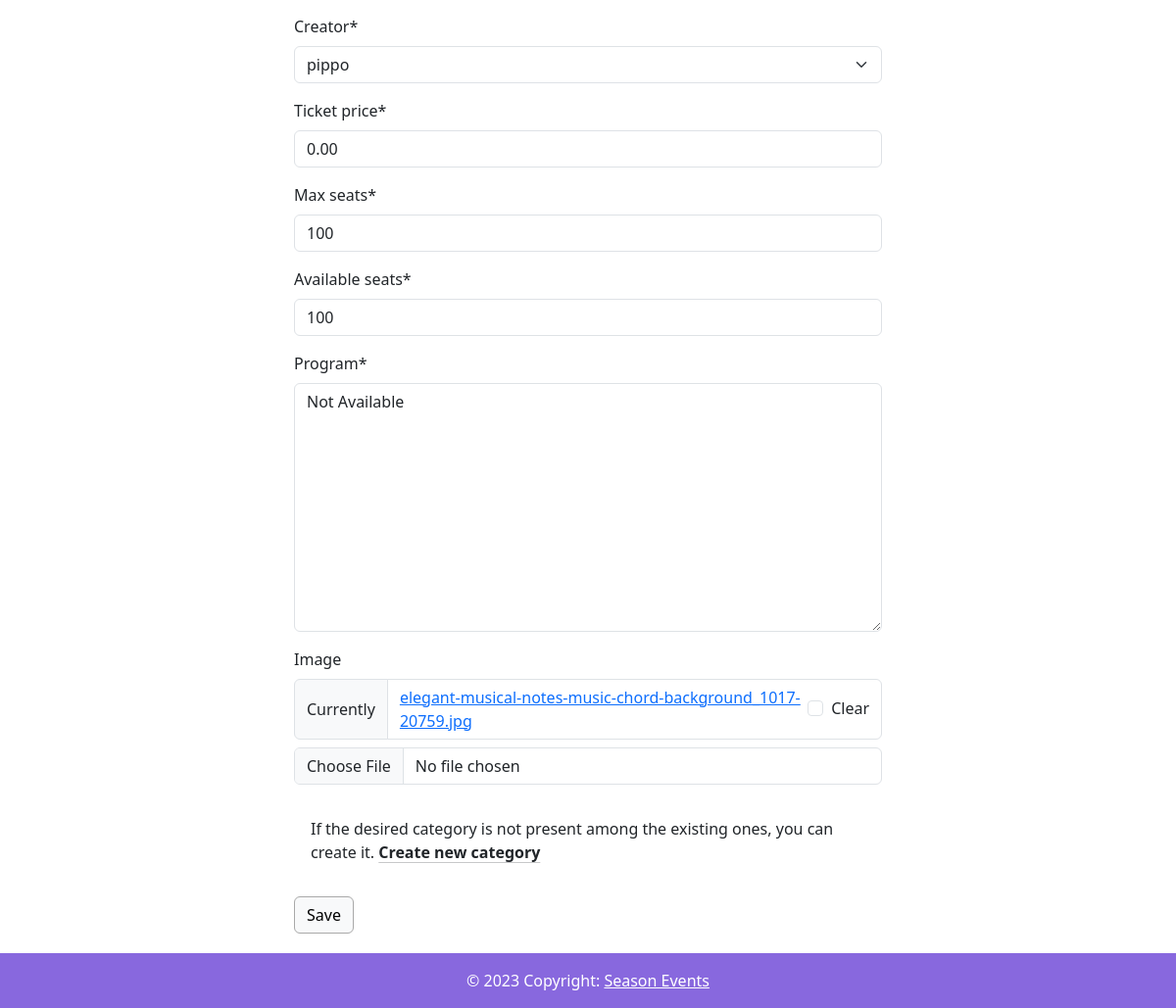
The app's page /modifyEvent/Festa della Musica (signed in, lower part), older data.
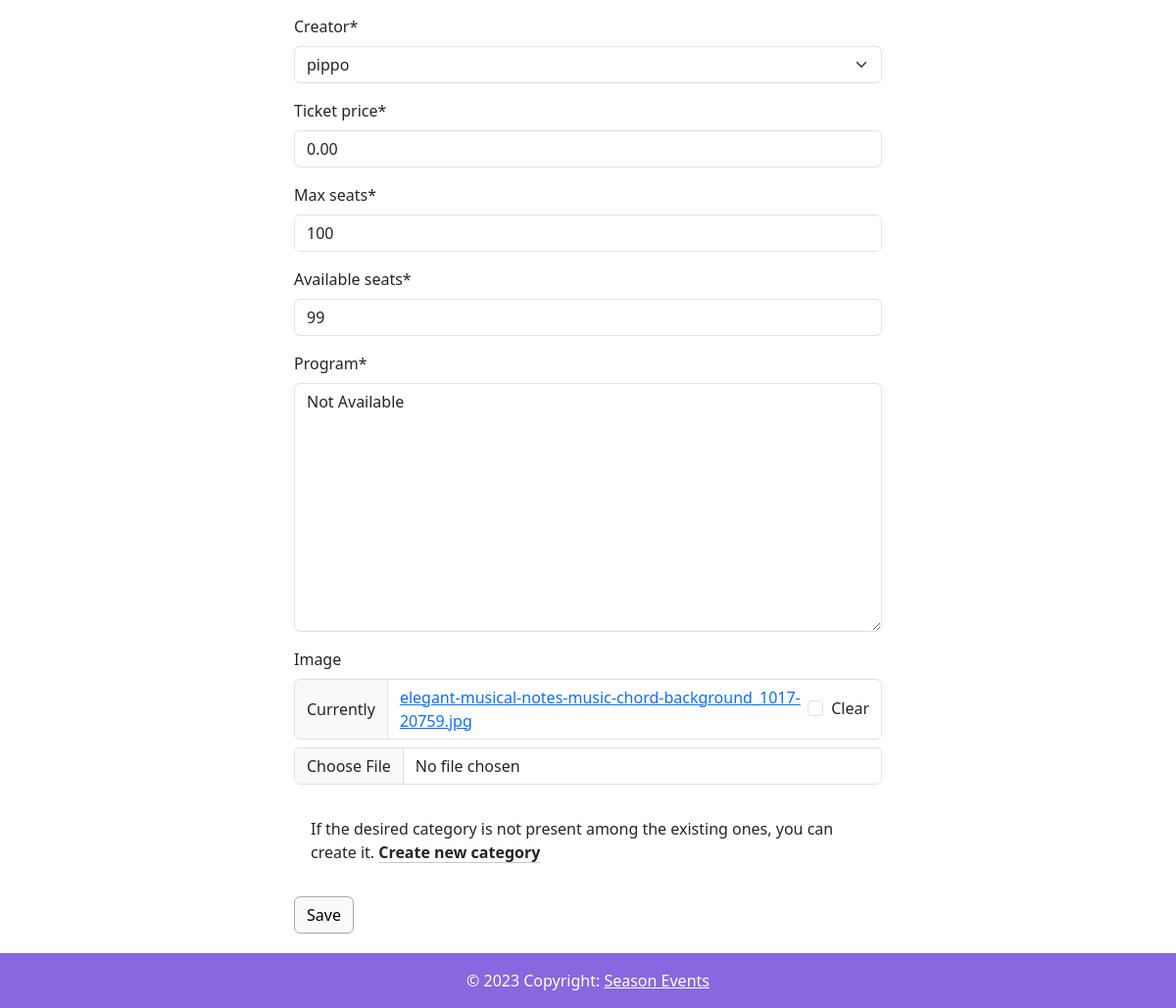
The same page, newer data.
### event/models.py (models this page shows, shortened)
class Event(models.Model):
    title = models.CharField(max_length=100, primary_key=True)
    description = models.TextField()
    date = models.DateField()
    time = models.TimeField(default=datetime.time)
    location = models.CharField(max_length=100)
    program = models.TextField(default='Not Available')
    ticket_price = models.DecimalField(max_digits=8, decimal_places=2, default=0)
    image = models.ImageField(upload_to=event_image_upload_path, null=True, blank=True)
    category = models.ManyToManyField('EventCategory')
    participants = models.ManyToManyField(User, related_name="events_participants")
    creator = models.ForeignKey(User, on_delete=models.CASCADE, related_name='events_created')
    max_seats = models.PositiveIntegerField()
    available_seats = models.PositiveIntegerField()

### event/views.py (the view)
# urls.py: path('modifyEvent/<str:title>', views.modify_event, name='modify_event'),
@login_required
def modify_event(request, title):
    event = get_object_or_404(Event, title=title)
    if request.user != event.creator:
        messages.error(request, "You are not authorized to modify this event.")
        return redirect('event:my_events')
    if request.method == 'POST':
        form = EventForm(request.POST, request.FILES, instance=event)
        if form.is_valid():
            form.save()
            return redirect('event:event_detail', title=event.title)
    else:
        form = EventForm(instance=event)
        return render(request, 'modify_event.html', {'form': form, 'event': event})

### event/forms.py
class EventForm(forms.ModelForm):
    class Meta:
        model = Event
        fields = ['title', 'description', 'date', 'time', 'location', 'category',
                  'creator', 'ticket_price', 'max_seats', 'available_seats', 'program', 'image']

### event/models.py (called while the page is built)
    def __str__(self):
        return self.name

### templates/modify_event.html (shortened to what this page needs)
{% extends "base.html" %}
{% load crispy_forms_filters %}
{% load crispy_forms_tags %}
{% block content %}
    <div class="d-flex justify-content-center">
        <form class="col-6 mb-3" method="POST">
            {{ form | crispy }}
            <div class="alert" role="alert">
                If the desired category is not present among the existing ones, you can create it.
                <a href="{% url 'event:category' %}" class="alert-link link-dark link-offset-2 link-underline-opacity-25
                    link-underline-opacity-100-hover"> Create new category</a>
            </div>
            <input class="btn btn-light" type="submit" style="border-color: darkgrey" value="Save">
        </form>
    </div>
{% endblock %}

Row changes from the older to the newer data that the page shows:
changed Event "pippo": available_seats "100" → "99"
